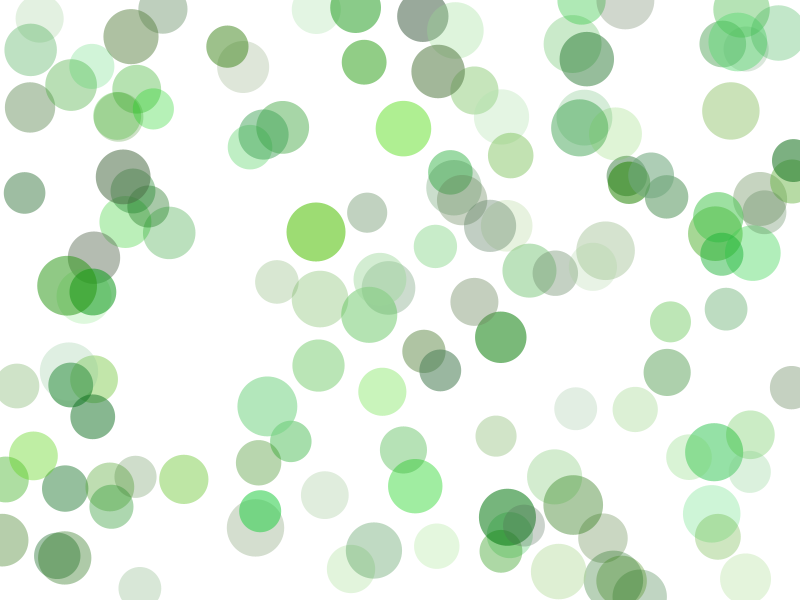
Frame 1 (no input)
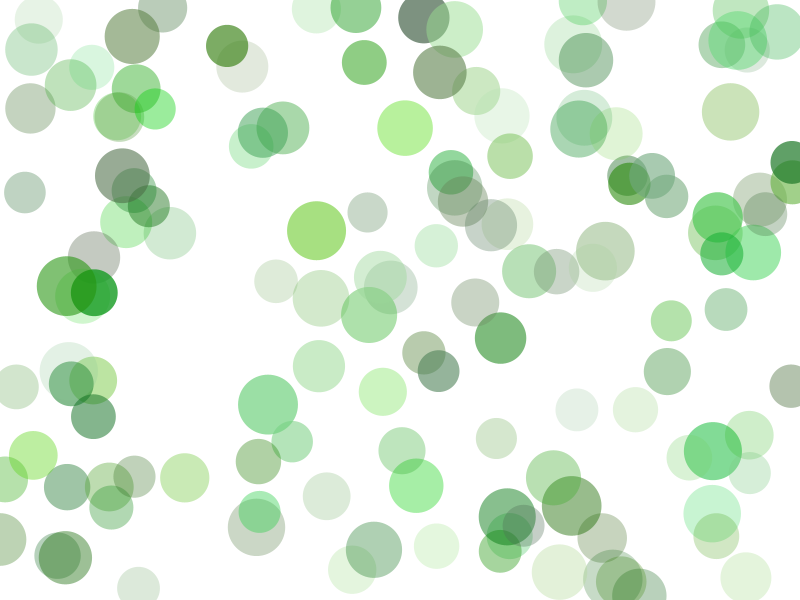
Frame 60 (the mouse pressed at the canvas centre just before this capture)
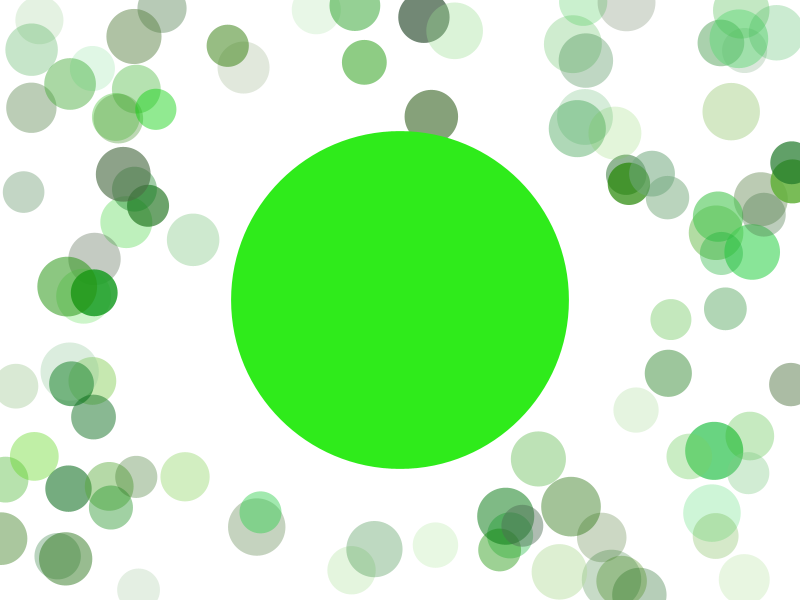
Frame 120 (the mouse held since frame 60 and released just before this capture)

The Processing sketch that drew these frames (run headless with seeded random() and noise(); from frame 60 on, the mouse is pressed at the canvas centre):

// Processing sketch: bubbles
// ── bubbles.pde
//Created by McCoy Zhu on September 11, 2019

float sizee = random(50, 90);
float hue = random(360);
float sat = random(60, 90);
float bri = random(60, 90);
float num = random(50,150);
float[] sizes = new float[200];
color[] colors = new color[200];
float[] xCor = new float[200];
float[] yCor = new float[200];
float[] alpha = new float[200];
boolean show = false;

void setup() {
  size(800, 600);
  colorMode(HSB, 360, 100, 100, 100);
  noStroke();
  background(0, 0, 100);
  hue = random(360);
  for (int i = 0; i < num; i += 1) {
    sizes[i] = random(40, 60);
    colors[i] = color(hue + random(-20, 20), random(20, 100), random(40, 90));
    xCor[i] = random(0, 800);
    yCor[i] = random(0, 600);
    alpha[i] = random(20, 60);
  }
}

void mouseMoved() {
  show = true;
}

void mouseReleased() {
  if (sizee >= 1200) {
    sizee = random(50, 90);
    hue = random(360);
    sat = random(60, 90);
    bri = random(60, 90);
    background(0, 0, 100);
    num = random(50,150);
    for (int i = 0; i < num; i += 1) {
      sizes[i] = random(40, 60);
      colors[i] = color(hue + random(-20, 20), random(20, 100), random(40, 90));
      xCor[i] = random(0, 800);
      yCor[i] = random(0, 600);
      alpha[i] = random(20, 60);
    }
  }
}

void draw() {
  background(0, 0, 100);
  for (int i = 0; i < num; i += 1) {
    fill(colors[i], alpha[i]);
    xCor[i] += random(-0.2, 0.2);
    yCor[i] += random(-0.2, 0.2);
    alpha[i] /= random(0.96, 1.04);
    ellipse(xCor[i], yCor[i], sizes[i], sizes[i]);
  }

  if (mousePressed) {
    show = true;
    for (int i = 0; i < num; i += 1) {
      if (pow(xCor[i] - mouseX, 2) + pow(yCor[i] - mouseY, 2) <= pow(sizee / 2 * 1.5, 2)) {
        xCor[i] = xCor[i] * 0.9 + mouseX * 0.1;
        yCor[i] = yCor[i] * 0.9 + mouseY * 0.1;
      }
      if (pow(xCor[i] - mouseX, 2) + pow(yCor[i] - mouseY, 2) <= pow(sizee / 2, 2)) {
        sizes[i] = 0;
      }
    }
    sizee *= random(1.02, 1.03);
    bri = (bri * 40 + 100) / 41;
  }
  fill(hue, sat, bri, 100);
  if (show) {
    ellipse(mouseX, mouseY, sizee, sizee);
  }
}
